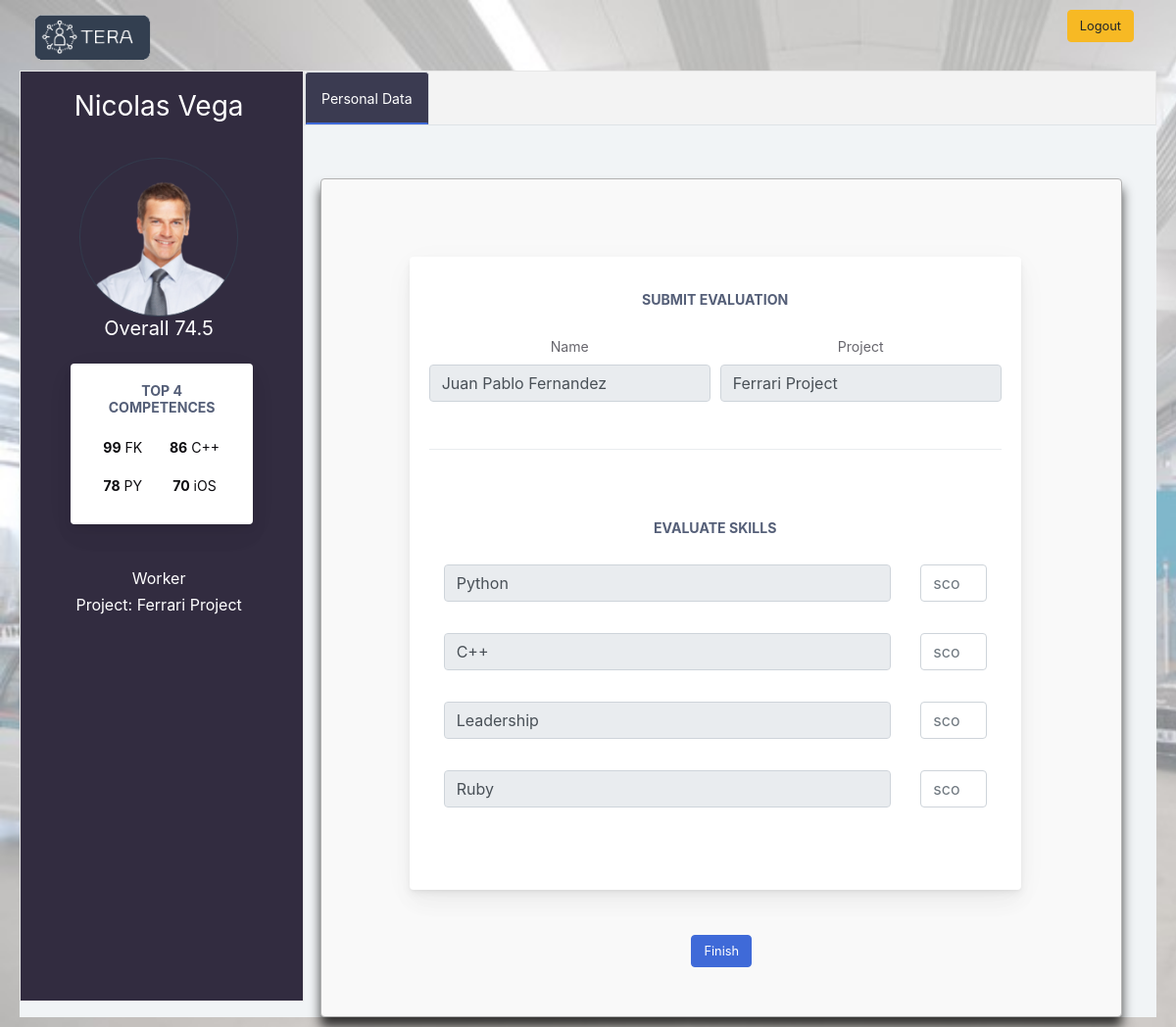
/submitEvaluation1, run on an earlier commit of the app's database.
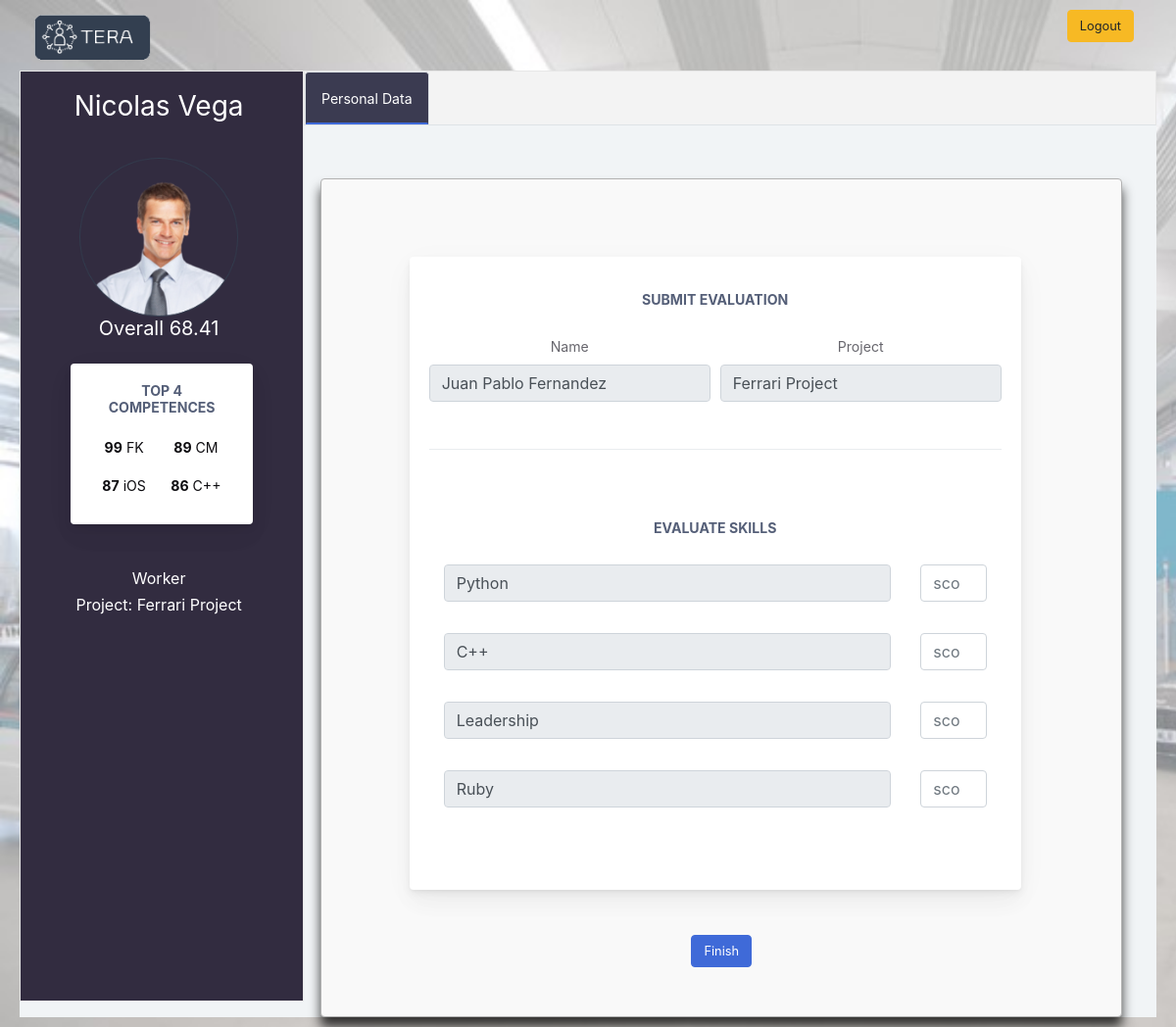
And on a later commit of the database.
### app.py (models this page shows, shortened)
class Competence_to_Worker(db.Model):
    __tablename__='competence_to_worker'
    id = db.Column(db.Integer,primary_key=True)
    competence_id = db.Column(db.Integer,db.ForeignKey('competence.id'))
    worker_id = db.Column(db.Integer,db.ForeignKey('worker.id'))
    score = db.Column(db.Integer,index=True)

class Competence(db.Model):
    __tablename__='competence'
    id = db.Column(db.Integer,primary_key=True)
    name = db.Column(db.String(64),index=True)
    short_name = db.Column(db.String(64),index=True)
    type = db.Column(db.String(64),index=True)
    description = db.Column(db.String(1280),index=True)

### app.py (the view, shortened to what this page needs)
@app.route('/submitEvaluation<id>',methods=['POST','GET'])
def submit_evaluation(id):
    query = db.session.query(Evaluation).filter(Evaluation.id == id).first()
    id_user = query.id_worker
    idev_user = query.id_worker_ev
    id_worker = query.id_project
    user = db.session.query(Worker).filter(Worker.id == id_user).first()
    user_ev = db.session.query(Worker).filter(Worker.id == idev_user).first()
    user_skills = db.session.query(Worker, Competence, Competence_to_Worker).filter(Competence_to_Worker.worker_id == Worker.id).filter(Worker.id == id_user).filter(Competence.id == Competence_to_Worker.competence_id).all()
    user_ev_skills = db.session.query(Worker, Competence).filter(Competence_to_Worker.worker_id == Worker.id).filter(Worker.id == idev_user).filter(Competence.id == Competence_to_Worker.competence_id).all()
    role_user = db.session.query(Worker,Role).filter(Role.id == Worker.role_id).filter(Worker.id == id_user).first()
    project_user = db.session.query(Worker,Project).filter(Project.id == Worker.project_id).filter(Worker.id == id_user).first()
    av = db.session.query(Worker, Competence_to_Worker, func.round(func.avg(Competence_to_Worker.score),2)).filter(Competence_to_Worker.worker_id == Worker.id).filter(Worker.id == id_user).first()
    average = av[2]
    for skill in user_ev_skills:
        setattr(SubmitEvaluationForm, skill[1].name, StringField('Skill'))
        setattr(SubmitEvaluationForm, skill[1].name + 'score', IntegerField('Score'))
    Submit_EvaluationForm = SubmitEvaluationForm()
    if request.method == 'GET':
        Submit_EvaluationForm.name.data = user_ev.name #prepopulate
        Submit_EvaluationForm.project.data = project_user[1].name #prepopulate
        for skill in user_ev_skills:
            name = getattr(Submit_EvaluationForm, skill[1].name)
            name.data = skill[1].name #prepopulate
    return render_template('gtemplates/submitReport.html', user=user, role = role_user, user_ev = user_ev, user_ev_skills = user_ev_skills,
    project=project_user, formReg = Submit_EvaluationForm, average = average, top_4 = top_4skills(id_user))

### form.py
class SubmitEvaluationForm(FlaskForm):
    name = StringField('Name', validators=[Optional()])
    starting_date = StringField('Starting Date (dd/mm/yyyy)', validators=[Optional()])
    project = StringField('Project', validators=[Optional()])
    submit = SubmitField('Finish')

### app.py (called while the page is built)
def top_4skills(id_user):
    user_skills = db.session.query(Worker,Project,Competence,Competence_to_Worker, Role).filter(Competence_to_Worker.worker_id == Worker.id).filter(Worker.id == id_user).filter(Competence.id == Competence_to_Worker.competence_id).filter(Project.id == Worker.project_id).filter(Role.id == Worker.role_id).order_by(Competence_to_Worker.score.desc()).limit(4).all()
    return user_skills

### templates/gtemplates/submitReport.html (shortened to what the changed rows need)
<!doctype html>
<html lang="en">
<head>
    <link href="static/css2/style.css" rel="stylesheet">
<link href="static/css2/main.css" rel="stylesheet">
</head>
<body>
<div class="app-container app-theme-white body-tabs-shadow fixed-sidebar fixed-header">
    <div class="app-main">
         <ul class="tab-content" style="background-color: #0e071ed6">
             <div class="tab-pane active " id="tab-eg10-0" role="tabpanel" style="color: white">
                 <h3 style="padding-top: 5%">  {{user.name}} </h3>
                 <img src="static/img/profile_pic_marco.png" alt="profile" class="center" style="width: 60%; padding-top: 10%">
                 <h5>Overall {{average}}</h5>
                 <div class="row">
                    <div class="col-lg-6" style="padding-left: 20%; padding-right: 18%">
                        <div class="main-card mb-3 card">
                            <div class="card-body" style="color: #0c0b0f"><h5 class="card-title">Top 4 competences</h5>
                                <table class="mb-0 table table-borderless">
                                    <tbody>
                                    <tr>
                                        <td><b>{{top_4[0][3].score}}</b> {{top_4[0][2].short_name}}</td>
                                        <td><b>{{top_4[1][3].score}}</b> {{top_4[1][2].short_name}}</td>
                                    </tr>
                                    <tr>
                                        <td><b>{{top_4[2][3].score}}</b> {{top_4[2][2].short_name}}</td>
                                        <td><b>{{top_4[3][3].score}}</b> {{top_4[3][2].short_name}}</td>
                                    </tr>
                                    </tbody>
                                </table>
                            </div>
                        </div>
                    </div>
                 </div>
                 <h6>{{role[1].name}}</h6>
                 <h6>Project: {{project[1].name}}</h6>
             </div>
         </ul>
        </div>
    </div>
</body>
</html>

What changed in the data, as far as the page shows it:
no longer on this page (row unchanged): Competence_to_Worker: score "78"
no longer on this page (row unchanged): Competence: short_name "PY"
added Competence_to_Worker: score "89"
added Competence: short_name "CM"
Also different on the page:
{{ average }}: "74.5" → "68.41"
{{ top_4[2][3].score }}: "78" → "87"
{{ top_4[2][2].short_name }}: "PY" → "iOS"
{{ top_4[3][3].score }}: "70" → "86"
{{ top_4[3][2].short_name }}: "iOS" → "C++"
{{ top_4[1][3].score }}: "86" → "89"
{{ top_4[1][2].short_name }}: "C++" → "CM"
